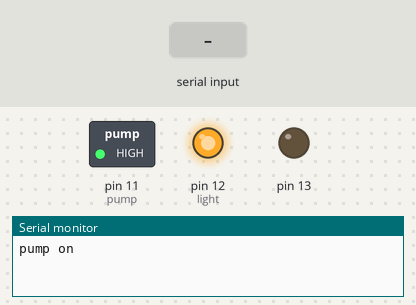
The sketch below on a simulated Arduino Uno, built with avr-gcc and run on an emulated ATmega328P. On the bench: switched loads named in the sketch (green lamp = pin HIGH), output pins drawn as LEDs (lit = HIGH), the last lines printed to the serial monitor. The test bench sets the inputs (shaded band).

Above: at 1.4 s.
1.5 s: "a" received over Serial
At 2.2 s:
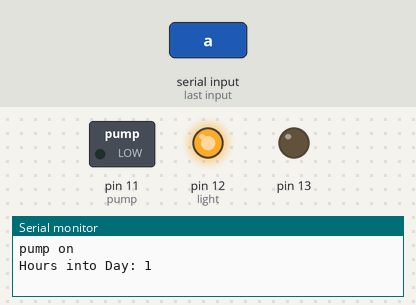
7.5 s: byte 101 (101) received over Serial
At 8.0 s:
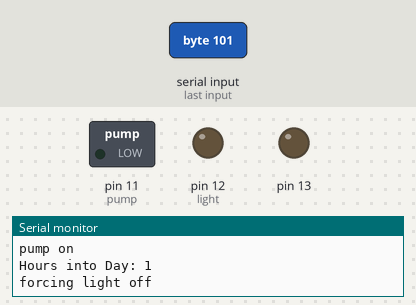
9.0 s: byte 105 (105) received over Serial
At 10.3 s:
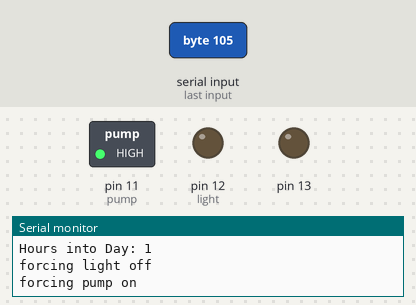
Timing chart, 0 to 11.5 s (numbered marks = the images above; inputs shaded):
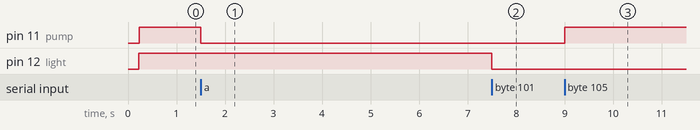

Measured:
- after the input at 1.5 s, pin 11 (pump): HIGH → LOW at once
- after the input at 7.5 s, pin 12 (light): HIGH → LOW at once
- after the input at 9.0 s, pin 11 (pump): LOW → HIGH at once

The sketch:

simple_out5.ino
```cpp
int led=13;
int light=12;
int pump=11;

int forceLight=-1;
int forceWater=-1;

unsigned long hour = 3600000;
int Hclk=0;
unsigned long days=1;


float HoursLight=14;

int waterIntHours=6;
unsigned long waterTime=50000;

int watered=-1;

unsigned long clk=millis();
unsigned long Wclk=0;

int incomingByte = 0;   // for incoming serial data

void setup() {
  pinMode(13, OUTPUT);
  pinMode(12, OUTPUT);
  pinMode(11, OUTPUT);
  Serial.begin(9600);
  Serial.print("Hours of Daylight: ");
  Serial.println(HoursLight);
  Serial.print("Watering Interval (hours): ");
  Serial.println(waterIntHours);
  Serial.print("Watering Time (mS): ");
  Serial.println(waterTime);
  Serial.println();
  Serial.println();
  Serial.println("Send a/s to move clock, d/f to change day length, g/h to change duration of watering," );
  Serial.println("j/k to change watering interval, q/w/e to force on/none/off lights, i/o/p to force on/none/off pump" );
}
void checkHour(){
  if (millis()>clk+hour || millis()<clk){
    Hclk=Hclk+1;
    clk=millis();
    Serial.print("Hours into Day: ");
    Serial.println(Hclk);
  }
  if(Hclk==24){
    Hclk=0;
    days=days+1;
    Serial.print("Day: ");
    Serial.println(days);
  }
  if(Hclk<0)Hclk=23;
}

void checkLight(){
  if(forceLight!=0 &&(Hclk<HoursLight || forceLight==1)){
    digitalWrite(light,HIGH);
  }
  else {
    digitalWrite(light,LOW);
  }
}

void checkWater(){
  if(Hclk%waterIntHours==0 && watered==-1){                      //begin watering
    watered=0;
    Wclk=millis();
    Serial.println("pump on");
  }

  if (forceWater!=0 && (watered==0 || forceWater==1)){           //still watering
    digitalWrite(pump,HIGH);
  }
  else digitalWrite(pump,LOW);

  if(watered==0 && (millis() > Wclk+waterTime || millis()<Wclk)){  //done watering
    Serial.println("pump off");
    watered=1;
  }

  if(Hclk%waterIntHours!=0){                                     //reset watering
    watered=-1;
  }
}

void loop() {
  checkHour();
  checkLight();
  checkWater();
  checkSerial();
}
void checkSerial(){

        // send data only when you receive data:
        if (Serial.available() > 0) {
                // read the incoming byte:
                incomingByte = Serial.read();
                if(incomingByte == 97) moveClockF();           //a
                else if(incomingByte == 115) moveClockB();     //s
                else if(incomingByte == 100) moreLight();      //d
                else if(incomingByte == 102) lessLight();      //f
                else if(incomingByte == 103) moreWater();      //g
                else if(incomingByte == 104) lessWater();      //h
                else if(incomingByte == 106) WaterMoreOften(); //j
                else if(incomingByte == 107) WaterLessOften(); //k
                else if(incomingByte == 113) forceLightOn();   //q
                else if(incomingByte == 119) forceLightNone(); //w
                else if(incomingByte == 101) forceLightOff();  //e
                else if(incomingByte == 105) forcePumpOn();    //i
                else if(incomingByte == 111) forcePumpNone();  //o
                else if(incomingByte == 112) forcePumpOff();   //p
                else{
                  Serial.print("I received: ");
                  Serial.println(incomingByte, DEC);
                }
        }
}
void moveClockF(){
  Hclk=Hclk+1;
  Serial.print("Hours into Day: ");
  Serial.println(Hclk);
}
void moveClockB(){
  Hclk=Hclk-1;
  Serial.print("Hours into Day: ");
  Serial.println(Hclk);
}
void moreLight(){
  HoursLight=HoursLight+1;
  Serial.print("Hours of Light: ");
  Serial.println(HoursLight);
}
void lessLight(){
  HoursLight=HoursLight-1;
  Serial.print("Hours of Light: ");
  Serial.println(HoursLight);
}
void moreWater(){
  waterTime=waterTime+1000;
  Serial.print("mS of Water: ");
  Serial.println(waterTime);
}
void lessWater(){
  waterTime=waterTime-1000;
  Serial.print("mS of Water: ");
  Serial.println(waterTime);
}
void WaterMoreOften(){
  waterIntHours=waterIntHours-1;
  Serial.print("Hours between watering: ");
  Serial.println(waterIntHours);
}
void WaterLessOften(){
  waterIntHours=waterIntHours+1;
  Serial.print("Hours between watering: ");
  Serial.println(waterIntHours);
}
void forceLightOn(){
  forceLight=1;
  Serial.println("forcing light on");
}
void forceLightNone(){
  forceLight=-1;
  Serial.println("not forcing light");
}
void forceLightOff(){
  forceLight=0;
  Serial.println("forcing light off");
}
void forcePumpOn(){
  forceWater=1;
  Serial.println("forcing pump on");
}
void forcePumpNone(){
  forceWater=-1;
  Serial.println("not forcing pump");
}
void forcePumpOff(){
  forceWater=0;
  Serial.println("forcing pump off");
}
```
